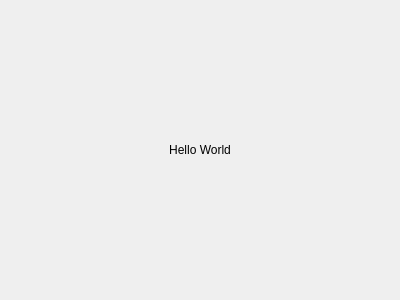
<?xml version="1.0" encoding="UTF-8"?>
<ui version="4.0">
 <class>MainWidget</class>
 <widget class="QWidget" name="MainWidget">
  <property name="geometry">
   <rect>
    <x>0</x>
    <y>0</y>
    <width>400</width>
    <height>300</height>
   </rect>
  </property>
  <property name="windowTitle">
   <string>Form</string>
  </property>
  <layout class="QVBoxLayout" name="verticalLayout">
   <item>
    <widget class="QLabel" name="label">
     <property name="text">
      <string>Hello World</string>
     </property>
     <property name="alignment">
      <set>Qt::AlignCenter</set>
     </property>
    </widget>
   </item>
  </layout>
 </widget>
 <resources/>
 <connections/>
</ui>
